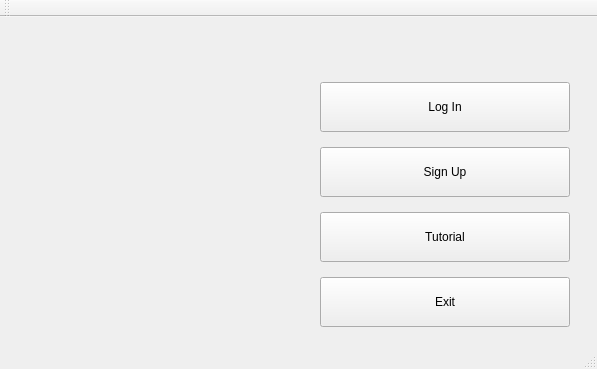
<?xml version="1.0" encoding="UTF-8"?>
<ui version="4.0">
 <class>GUIClass</class>
 <widget class="QMainWindow" name="GUIClass">
  <property name="geometry">
   <rect>
    <x>0</x>
    <y>0</y>
    <width>597</width>
    <height>369</height>
   </rect>
  </property>
  <property name="windowTitle">
   <string>GUI</string>
  </property>
  <widget class="QWidget" name="centralWidget">
   <widget class="QPushButton" name="logInPushButton">
    <property name="geometry">
     <rect>
      <x>320</x>
      <y>65</y>
      <width>250</width>
      <height>50</height>
     </rect>
    </property>
    <property name="text">
     <string>Log In</string>
    </property>
   </widget>
   <widget class="QPushButton" name="signUpPushButton">
    <property name="geometry">
     <rect>
      <x>320</x>
      <y>130</y>
      <width>250</width>
      <height>50</height>
     </rect>
    </property>
    <property name="text">
     <string>Sign Up</string>
    </property>
   </widget>
   <widget class="QPushButton" name="tutorialPushButton">
    <property name="geometry">
     <rect>
      <x>320</x>
      <y>195</y>
      <width>250</width>
      <height>50</height>
     </rect>
    </property>
    <property name="text">
     <string>Tutorial</string>
    </property>
   </widget>
   <widget class="QPushButton" name="exitPushButton">
    <property name="geometry">
     <rect>
      <x>320</x>
      <y>260</y>
      <width>250</width>
      <height>50</height>
     </rect>
    </property>
    <property name="text">
     <string>Exit</string>
    </property>
   </widget>
   <widget class="QLabel" name="mainMenuImage">
    <property name="geometry">
     <rect>
      <x>60</x>
      <y>50</y>
      <width>231</width>
      <height>261</height>
     </rect>
    </property>
    <property name="text">
     <string/>
    </property>
   </widget>
  </widget>
  <widget class="QToolBar" name="mainToolBar">
   <attribute name="toolBarArea">
    <enum>TopToolBarArea</enum>
   </attribute>
   <attribute name="toolBarBreak">
    <bool>false</bool>
   </attribute>
  </widget>
  <widget class="QStatusBar" name="statusBar"/>
 </widget>
 <layoutdefault spacing="6" margin="11"/>
 <resources>
  <include location="GUI.qrc"/>
 </resources>
 <connections/>
</ui>
